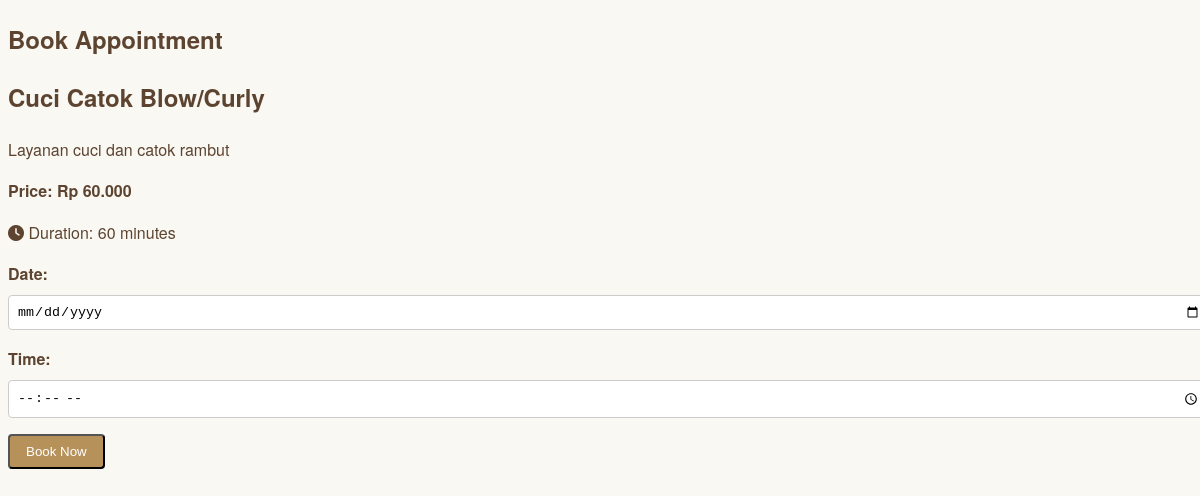
Page /book.php?service_id=2 (signed in) on the committed database.
### tables this page shows
CREATE TABLE `services` (
  `id` int(11) NOT NULL,
  `category_id` int(11) DEFAULT NULL,
  `name` varchar(100) NOT NULL,
  `description` text DEFAULT NULL,
  `price` decimal(10,2) NOT NULL,
  `duration` int(11) NOT NULL
);

### book.php (the view, shortened to what this page needs)
<?php
require_once 'config.php';
$serviceId = $_GET['service_id'];
$stmt = $pdo->prepare("SELECT * FROM services WHERE id = ?");
$stmt->execute([$serviceId]);
$service = $stmt->fetch(PDO::FETCH_ASSOC);
?>
<!DOCTYPE html>
<html lang="id">
<head>
    <link rel="stylesheet" href="styles/main.css">
    <link rel="stylesheet" href="https://cdnjs.cloudflare.com/ajax/libs/font-awesome/6.0.0-beta3/css/all.min.css">
</head>
<body>
    <section class="booking">
        <h1>Book Appointment</h1>
        <div class="booking-form">
            <h2><?php echo htmlspecialchars($service['name']); ?></h2>
            <p><?php echo htmlspecialchars($service['description']); ?></p>
            <p><strong>Price: Rp <?php echo number_format($service['price'], 0, ',', '.'); ?></strong></p>
            <p><i class="fas fa-clock"></i> Duration: <?php echo $service['duration']; ?> minutes</p>
            <form action="" method="post">
                <div class="form-group">
                    <label for="appointment_date">Date:</label>
                    <input type="date" id="appointment_date" name="appointment_date" required>
                </div>
                <div class="form-group">
                    <label for="appointment_time">Time:</label>
                    <input type="time" id="appointment_time" name="appointment_time" required>
                </div>
                <button type="submit" class="btn btn-primary">Book Now</button>
            </form>
        </div>
    </section>
</body>
</html>

### styles/main.css (style rules this page uses)
:root { --primary-color: #b69159; --secondary-color: #8c6642; --accent-color: #d4c39d; --background-color: #faf8f2; --text-color: #5d4431; --text-light-color: #72533a; }
body { font-family: "Helvetica Neue", Arial, sans-serif; background-color: var(--background-color); color: var(--text-color); line-height: 1.6; }
.btn { display: inline-block; background-color: var(--primary-color); color: white; padding: 0.5rem 1rem; border-radius: 0.25rem; text-decoration: none; transition: background-color 0.3s ease; }
.form-group { margin-bottom: 1rem; }
.form-group label { display: block; margin-bottom: 0.5rem; font-weight: bold; }
.form-group input, .form-group select { width: 100%; padding: 0.5rem; border: 1px solid #ccc; border-radius: 0.25rem; }

### rows in the picture
services: name "Cuci Catok Blow/Curly", description "Layanan cuci dan catok rambut", price "60.000", duration "60"
